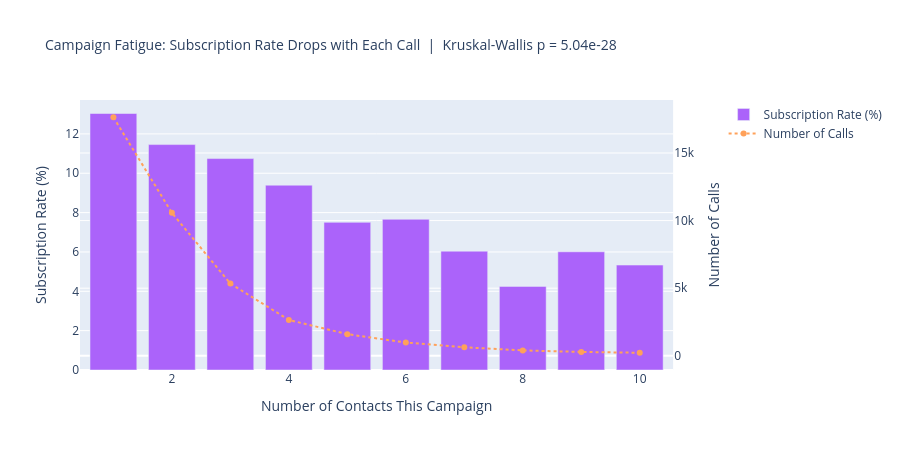

Notebook code for this chart:
### Markdown cell above
---
## Section 5 — Campaign Fatigue

**Test: Kruskal-Wallis H** across campaign contact count groups  

How does subscription rate change the more times you call the same person?  
We hypothesize diminishing returns — a classic pattern in direct marketing.

### Code cell
# Cap at 10 contacts (beyond that, very small n)
df_camp = df[df['campaign'] <= 10].copy()
groups = [df_camp[df_camp['campaign'] == i]['subscribed'].values for i in range(1, 11)]

h_stat, p_kw = stats.kruskal(*groups)
print("── Kruskal-Wallis H: subscription rate across contact counts (1–10) ──")
print(f"  H = {h_stat:.2f},  p = {p_kw:.2e}")
print(f"  Result: {'Significant ✓' if p_kw < 0.05 else 'Not significant'}")

camp_stats = (
    df_camp.groupby('campaign')
    .agg(rate=('subscribed', 'mean'), n=('subscribed', 'count'))
    .reset_index()
)
camp_stats['rate_pct'] = camp_stats['rate'] * 100

fig = make_subplots(specs=[[{'secondary_y': True}]])
fig.add_trace(go.Bar(
    x=camp_stats['campaign'], y=camp_stats['rate_pct'],
    name='Subscription Rate (%)',
    marker_color='#AB63FA',
    hovertemplate='<b>Contact #%{x}</b><br>Subscription rate: %{y:.1f}%<br>Calls made: %{customdata:,}<extra></extra>',
    customdata=camp_stats['n']
), secondary_y=False)
fig.add_trace(go.Scatter(
    x=camp_stats['campaign'], y=camp_stats['n'],
    name='Number of Calls',
    mode='lines+markers',
    line=dict(color='#FFA15A', width=2, dash='dot'),
    hovertemplate='Contact #%{x}: %{y:,} calls<extra></extra>'
), secondary_y=True)

fig.update_layout(
    title=dict(text=f'Campaign Fatigue: Subscription Rate Drops with Each Call  |  Kruskal-Wallis p = {p_kw:.2e}', font_size=14),
    xaxis_title='Number of Contacts This Campaign',
    height=450,
    hovermode='x unified'
)
fig.update_yaxes(title_text='Subscription Rate (%)', secondary_y=False)
fig.update_yaxes(title_text='Number of Calls', secondary_y=True)
fig.show()

r1 = camp_stats.loc[camp_stats['campaign']==1,'rate_pct'].values[0]
r3 = camp_stats.loc[camp_stats['campaign']==3,'rate_pct'].values[0]
print(f"\n  Contact #1 → {r1:.1f}% subscription rate")
print(f"  Contact #3 → {r3:.1f}% subscription rate")
print(f"  Insight: Stop calling after 3 attempts — the signal is clear.")

### Figure 1 — Plotly figure (JSON) as saved in the notebook; plotly's stock layout.template omitted (floating-point values rounded to 4 significant figures)
{"data": [{"customdata": [17642, 10570, 5341, 2651, 1599, 979, 629, 400, 283, 225], "hovertemplate": "<b>Contact #%{x}</b><br>Subscription rate: %{y:.1f}%<br>Calls made: %{customdata:,}<extra></extra>", "marker": {"color": "#AB63FA"}, "name": "Subscription Rate (%)", "type": "bar", "x": [1, 2, 3, 4, 5, 6, 7, 8, 9, 10], "xaxis": "x", "y": [13.04, 11.46, 10.75, 9.393, 7.505, 7.661, 6.041, 4.25, 6.007, 5.333], "yaxis": "y"}, {"hovertemplate": "Contact #%{x}: %{y:,} calls<extra></extra>", "line": {"color": "#FFA15A", "dash": "dot", "width": 2}, "mode": "lines+markers", "name": "Number of Calls", "type": "scatter", "x": [1, 2, 3, 4, 5, 6, 7, 8, 9, 10], "xaxis": "x", "y": [17642, 10570, 5341, 2651, 1599, 979, 629, 400, 283, 225], "yaxis": "y2"}], "layout": {"height": 450, "hovermode": "x unified", "title": {"font": {"size": 14}, "text": "Campaign Fatigue: Subscription Rate Drops with Each Call  |  Kruskal-Wallis p = 5.04e-28"}, "xaxis": {"anchor": "y", "domain": [0, 0.94], "title": {"text": "Number of Contacts This Campaign"}}, "yaxis": {"anchor": "x", "domain": [0, 1], "title": {"text": "Subscription Rate (%)"}}, "yaxis2": {"anchor": "x", "overlaying": "y", "side": "right", "title": {"text": "Number of Calls"}}}}
